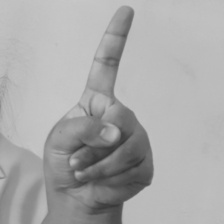
#> input picture data/processed/S01_0-9/S01_0-9_0177.jpg, 224 x 224 px, given as the content of the folder processed/S01_0-9/S01_0-9_0177.jpg, which was not available
$ python augmentation.py
#> lines starting #> are read from the running program, lines starting #| are printed output that depends on the picture; pictures that were not available may be replaced by others from this repository, and a replacement may not be noted
# augmentation.py
import os
import cv2
import csv
import random
import numpy as np

INPUT_ROOT = "processed"
OUTPUT_ROOT = "augmented"
ANNOTATIONS = "augmented_annotations.csv"

os.makedirs(OUTPUT_ROOT, exist_ok=True)

# Create CSV header
with open(ANNOTATIONS, "w", newline="") as f:
    writer = csv.writer(f)
    writer.writerow(["subject", "label", "original_file", "augmented_file"])

# --- Augmentation functions ---

def random_rotation(img):
    """Rotate image randomly between -15° and +15°"""
    angle = random.uniform(-15, 15)
    h, w = img.shape[:2]
    M = cv2.getRotationMatrix2D((w/2, h/2), angle, 1)
    return cv2.warpAffine(img, M, (w, h), borderMode=cv2.BORDER_REFLECT)

def random_brightness(img):
    """Randomly adjust brightness and contrast"""
    alpha = random.uniform(0.8, 1.2)
    beta = random.randint(-30, 30)
    return cv2.convertScaleAbs(img, alpha=alpha, beta=beta)

def horizontal_flip(img):
    """Flip image horizontally"""
    return cv2.flip(img, 1)

def add_noise(img):
    """Add Gaussian noise to image"""
    noise = np.random.normal(0, 15, img.shape).astype(np.int16)
    return np.clip(img.astype(np.int16) + noise, 0, 255).astype(np.uint8)

# List of augmentation operations
AUGMENTATIONS = [
    random_rotation,
    random_brightness,
    horizontal_flip,
    add_noise
]

# Loop through dataset
for subject in os.listdir(INPUT_ROOT):
    for label in os.listdir(os.path.join(INPUT_ROOT, subject)):
        input_dir = os.path.join(INPUT_ROOT, subject, label)
        output_dir = os.path.join(OUTPUT_ROOT, subject, label)
        os.makedirs(output_dir, exist_ok=True)

        for img_file in os.listdir(input_dir):
            img = cv2.imread(os.path.join(input_dir, img_file))
#> img is the input picture: shape (224, 224, 3); min 49, max 200, mean 169
            if img is None:
                continue

            # Generate 10 augmented versions per image
            for i in range(10):
                aug_img = random.choice(AUGMENTATIONS)(img)
                new_name = f"{img_file.split('.')[0]}_aug{i}.jpg"
                cv2.imwrite(os.path.join(output_dir, new_name), aug_img)

                # Save augmentation metadata
                with open(ANNOTATIONS, "a", newline="") as f:
                    writer = csv.writer(f)
                    writer.writerow([subject, label, img_file, new_name])
#> this loop made 10 passes
#> pass 1, `aug_img = random.choice(AUGMENTATIONS)(img)`:
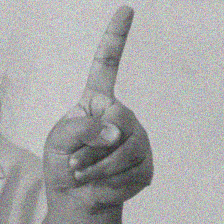
#> aug_img: shape (224, 224, 3); mean B, G, R 169, 169.1, 169
#> pass 2, `aug_img = random.choice(AUGMENTATIONS)(img)`:
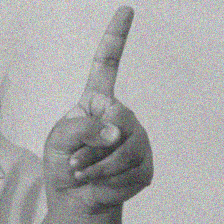
#> aug_img: shape (224, 224, 3); mean B, G, R 168.9, 169, 169
#> pass 3, `aug_img = random.choice(AUGMENTATIONS)(img)`:
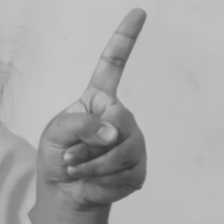
#> aug_img: shape (224, 224, 3); min 52, max 200, mean 168.7

        print(f"✅ Augmented {subject} {label}")

print("🎉 Data augmentation completed successfully")
